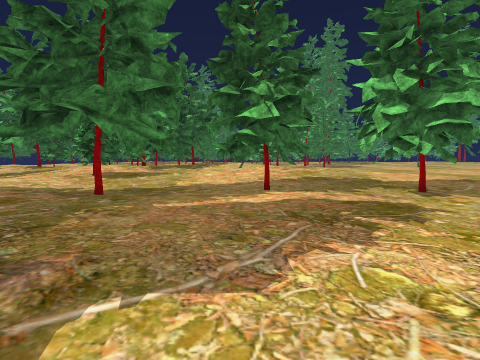
[1] (above)

20 first-person views from a walk through a scene from a Unity 3-D project. The camera is 1.3 m above the floor, tilts 4° down and sees 75° across. The floor is counted in squares, 1 m on a side. Each view is taken from the middle of a square. On the plan, view 1 faces up. The plan holds only what a view shows up to about 14 squares ahead; the rest is blank. The place goes on beyond the plan. The player character is not drawn. Some surface patterns are stand-ins.

[2]
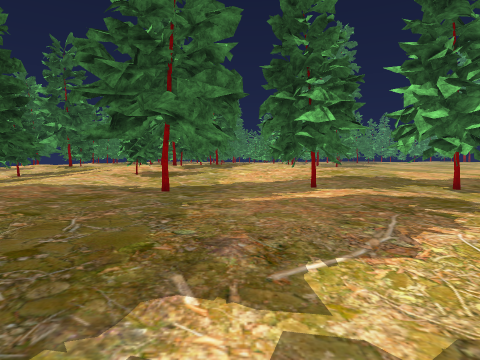

[3]
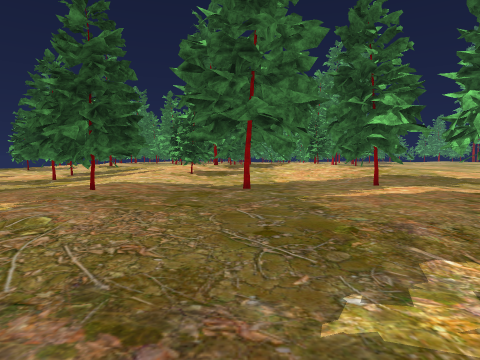

[4]
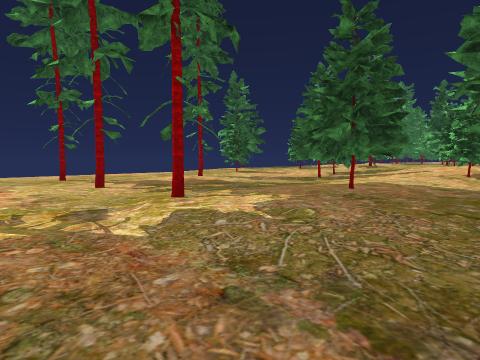

[5]
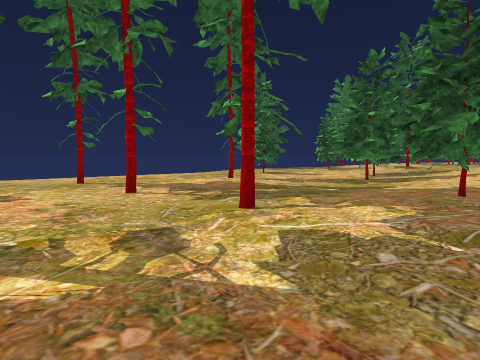

[6]
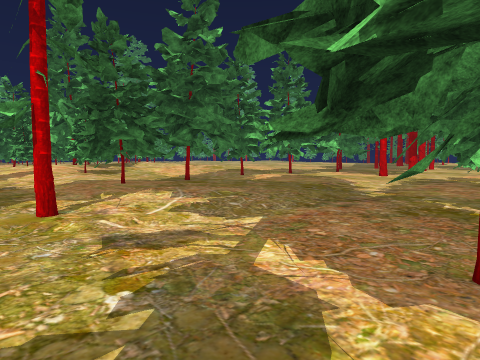

[7]
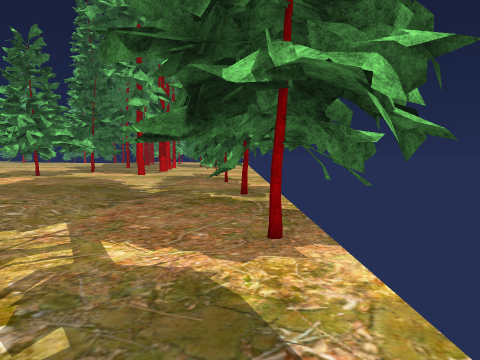

[8]
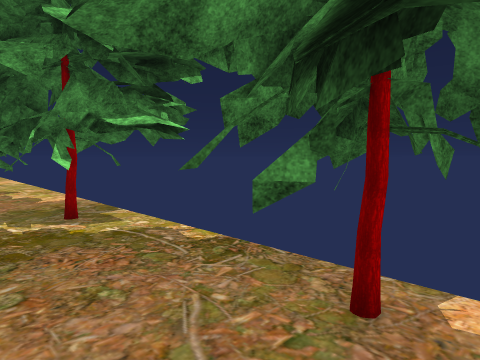

[9]
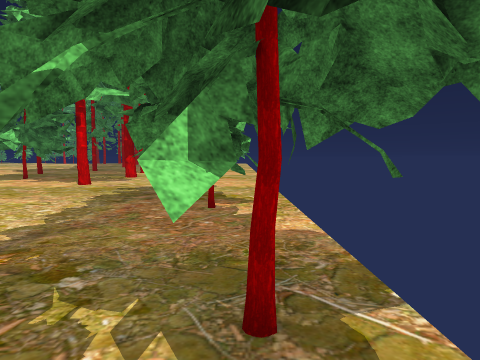

[10]
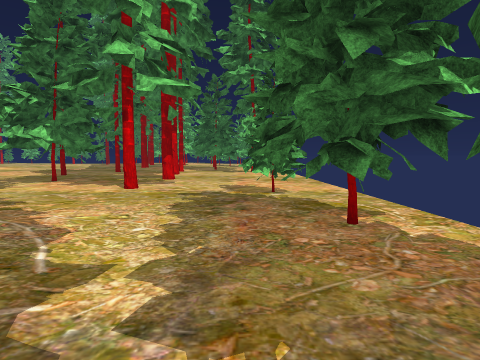

[11]
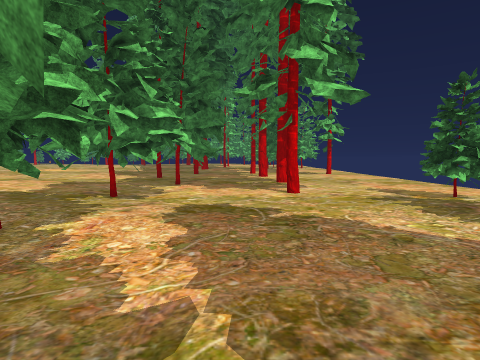

[12]
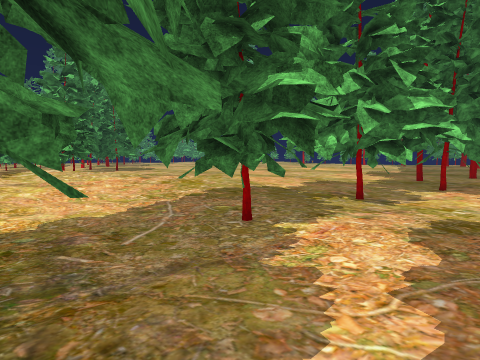

[13]
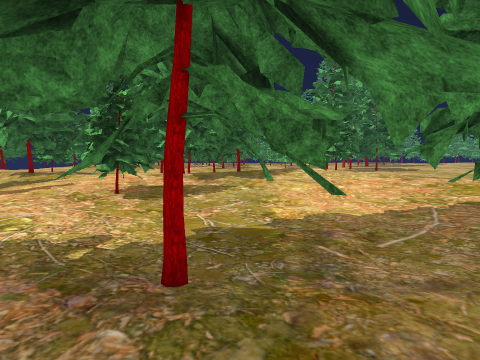

[14]
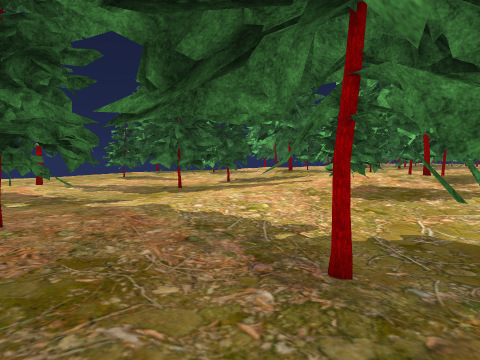

[15]
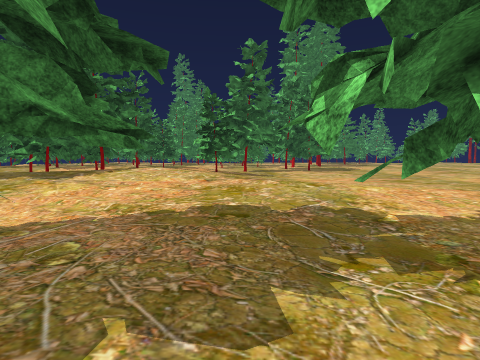

[16]
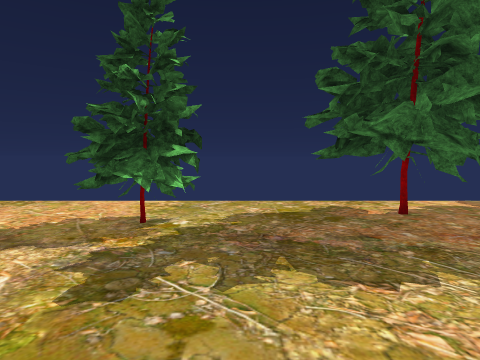

[17]
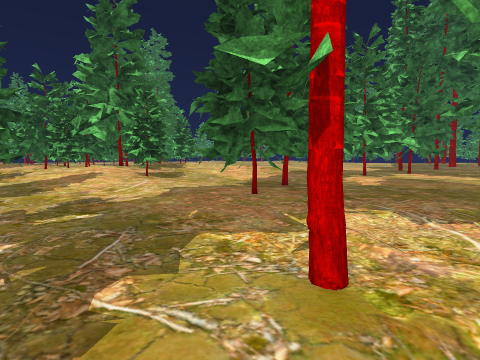

[18]
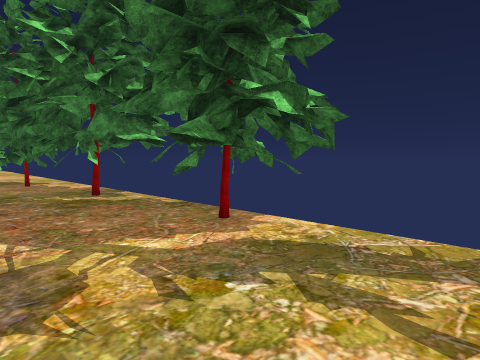

[19]
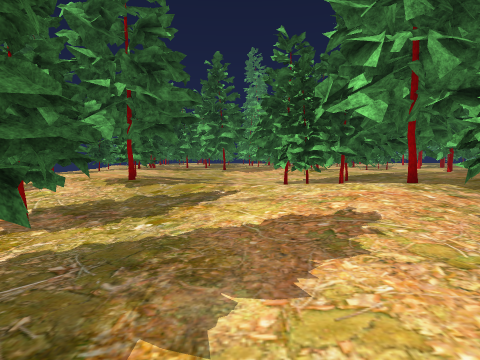

[20]
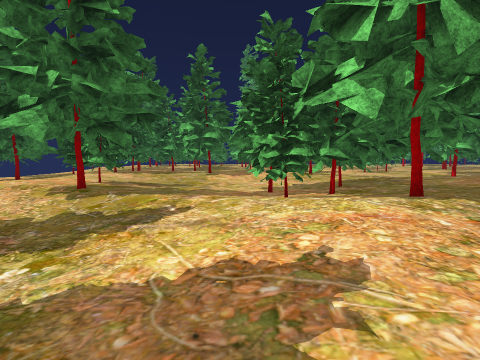

### Floor plan
Key: @ floor where view 1 was taken; # wall or solid block; . main floor; : floor 0.25 m higher than the main floor; + floor 0.5 m higher than the main floor; * floor 0.75 m higher than the main floor; / step, stairs or slope; T thing the floor can be seen under or through.
Columns run from 16 left of view 1 to 9 right of it. Each row starts with its distance up from view 1.
 29  :::.    # :+ +*
 28 +::::.   ###+#+*
 27 #+::::  ######*
 26 #++:::  ####+**
 25 ##++++  # ++#*
 24 ##+++###+++**
 23  +++*###**#******
 22  :+++**###**********
 21  ::+++*###*///++*****
 20 #:::++***+++++++++++**+++:
 19 #:::++++++++:::+++++++++++
 18  .:::+++##::::::::++++++::
 17  .:::++###::::::::::++::::
 16   #::+++##::....::::::::::
 15  ##:::+:::.......::::::::.
 14 ## :::::::.......::::::. .
 13 ....::::::......#.#::##...
 12 ....::::::...#..###::####.
 11 ....::::::#.....###:..#...
 10 ....::::::..##..##::.##...
  9 ...::TTT:::......::.......
  8 ..:::TTTT:::....:::.......
  7 ..:::TTTT::::::::::.......
  6 ..::::::::::::::::........
  5 ...:::::::::::::::......#
  4 ....:::::::::::::.........
  3 .....::::::::::...........
  2 .......::::...............
  1 ..........................
  0 ................@......#..
 -1 ............#...###...###.
 -2 ....##....#..T..###...###.
 -3 ....##.....TTT..####......
 -4  ..###.#....TT............
 -5    #####    #

Where each view was taken, in squares from view 1:
view 1: 0 up, 0 right, facing up
view 2: 1 down, 2 left, facing up
view 3: 2 down, 5 left, facing up
view 4: 2 down, 5 left, facing up-left
view 5: 2 down, 8 left, facing up-left
view 6: 4 down, 15 left, facing up-right
view 7: 3 down, 16 left, facing right
view 8: 1 down, 12 left, facing down-right
view 9: 3 down, 7 left, facing right
view 10: 0 up, 5 left, facing right
view 11: 7 up, 5 left, facing right
view 12: 7 up, 4 left, facing up-right
view 13: 7 up, 4 left, facing up
view 14: 7 up, 3 left, facing up-left
view 15: 9 up, 4 right, facing up
view 16: 5 up, 5 right, facing down
view 17: 2 up, 16 left, facing up-right
view 18: 1 up, 16 left, facing down-right
view 19: 13 up, 12 left, facing up
view 20: 15 up, 11 left, facing up
